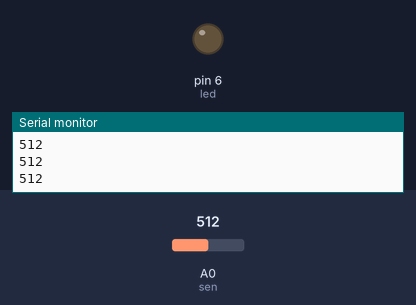
The sketch below on a simulated Arduino Uno, built with avr-gcc and run on an emulated ATmega328P. Shown: output pins drawn as LEDs (lit = HIGH), the last lines printed to the serial monitor. The test bench sets the inputs (shaded band); at power-on: A0 (sen) = 512.

Above: at 1.2 s.
1.3 s: A0 (sen) set to 716
At 2.5 s:
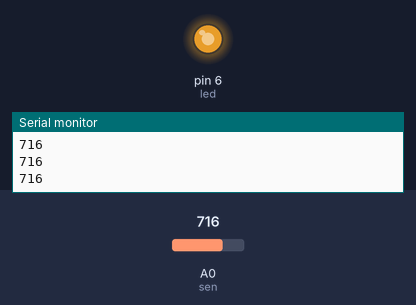
2.8 s: A0 (sen) set to 754
At 3.9 s:
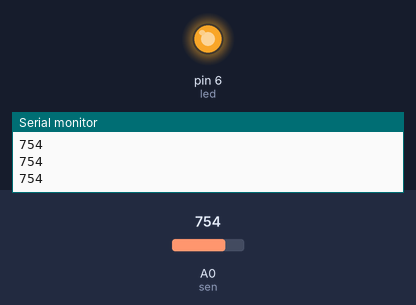
4.3 s: A0 (sen) set to 768
At 5.0 s:
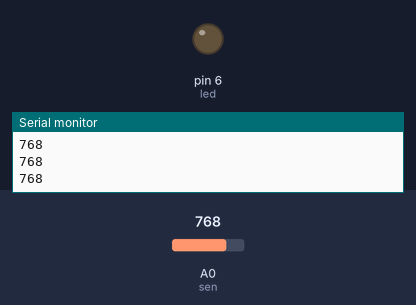
5.8 s: A0 (sen) set to 900
At 6.2 s:
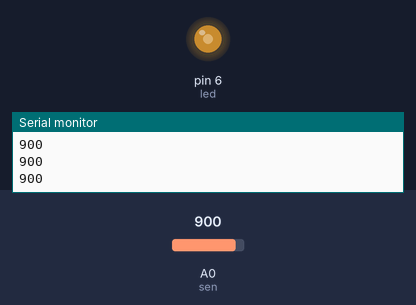
7.3 s: A0 (sen) set to 306
At 8.4 s:
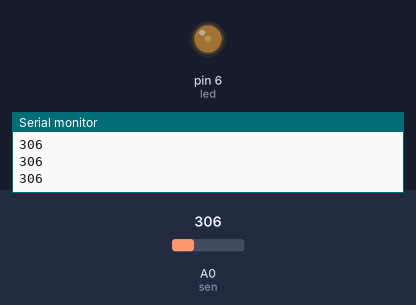
8.8 s: A0 (sen) set to 0
At 9.6 s:
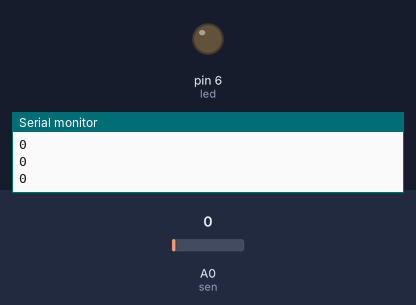
Timing chart, 0 to 11.3 s (numbered marks = the images above; inputs shaded):
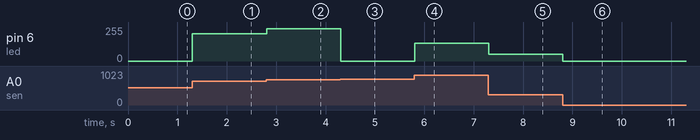

Measured:
- the behaviour switches between 767 and 768 on A0 (sen) (found by bisection; images 2 and 3)
- after the input at 1.3 s, pin 6 (led): 0/255 → 204/255 at once
- after the input at 2.8 s, pin 6 (led): 204/255 → 242/255 at once
- after the input at 4.3 s, pin 6 (led): 242/255 → 0/255 at once
- after the input at 5.8 s, pin 6 (led): 0/255 → 132/255 at once
- after the input at 7.3 s, pin 6 (led): 132/255 → 50/255 at once
- after the input at 8.8 s, pin 6 (led): 50/255 → 0/255 at once

The sketch:

nov10_led_brigntness.ino
```cpp
#define led 6
#define sen A0
int val = 0;

void setup() {
  // put your setup code here, to run once:
pinMode(led,OUTPUT);
pinMode(sen,INPUT);
Serial.begin(9600);
}

void loop() {
  // put your main code here, to run repeatedly:
val = analogRead(sen);
Serial.println(val);
analogWrite(led,val);
}
```
